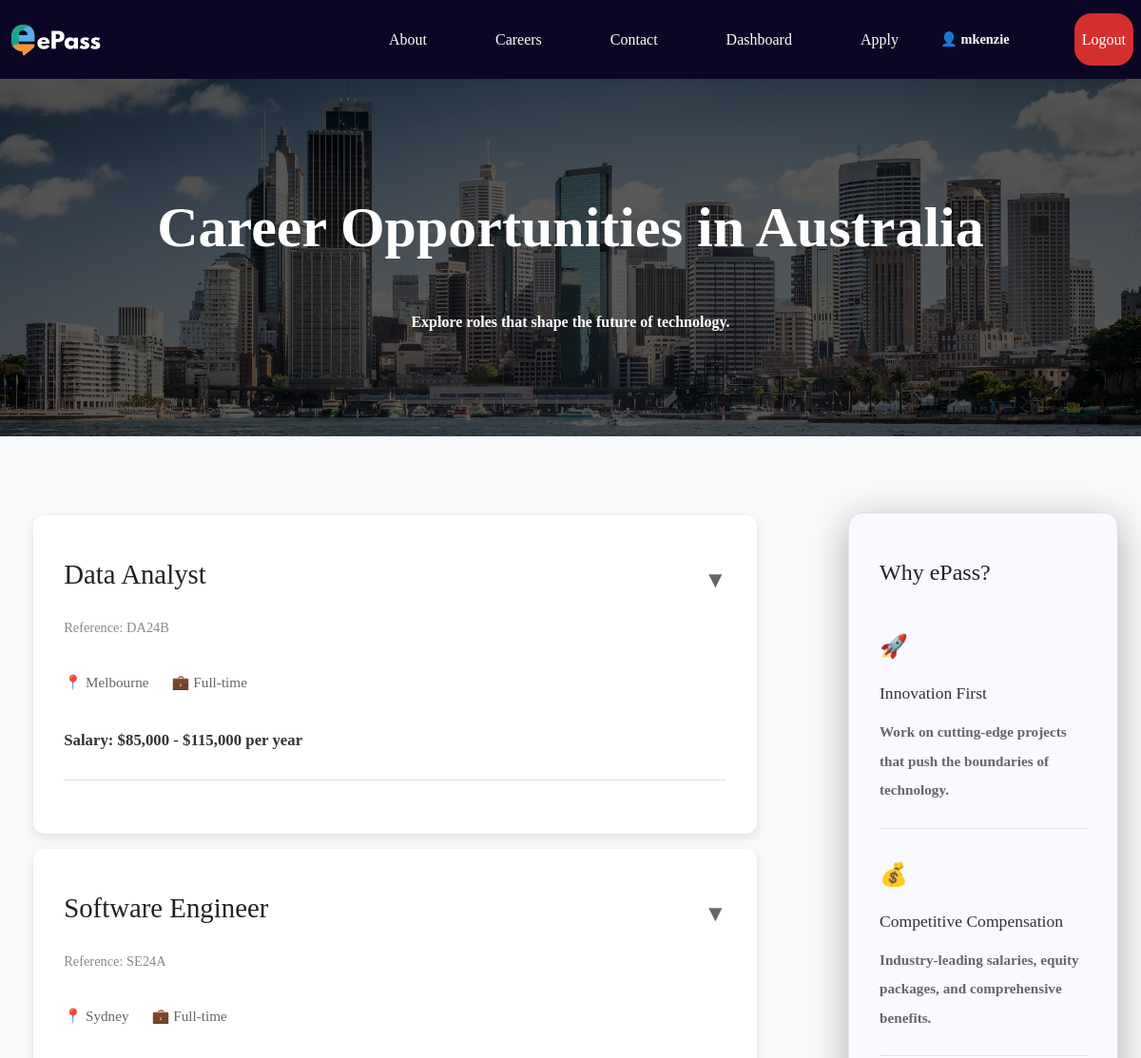
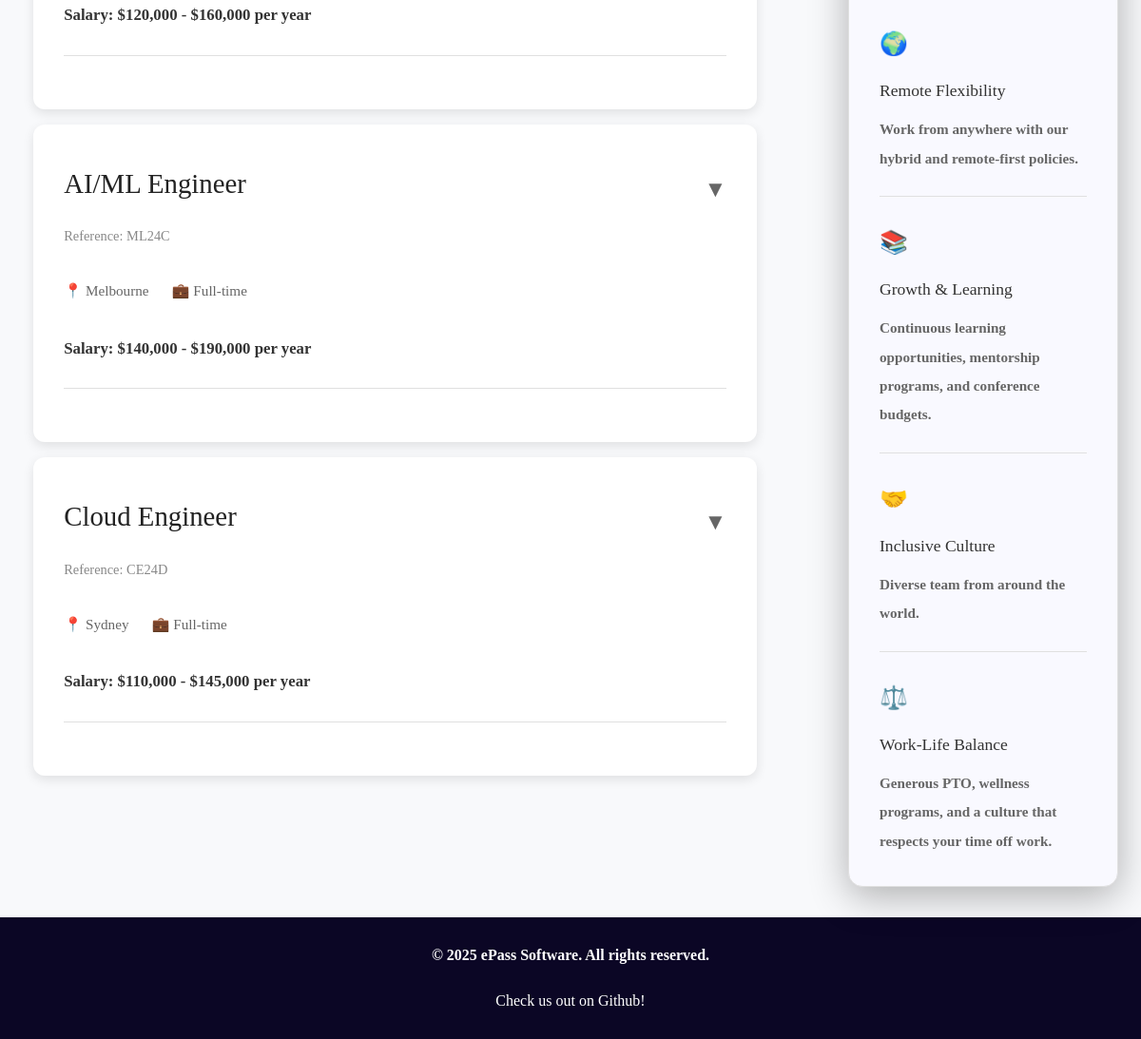
Screenshot of /jobs.php (signed in) with the database file from the repository (2 pictures, top to bottom).
### tables this page shows
CREATE TABLE `jobs` (
  `job_id` int(11) NOT NULL,
  `reference` varchar(20) NOT NULL,
  `title` varchar(100) NOT NULL,
  `location` varchar(50) NOT NULL,
  `employment_type` varchar(50) DEFAULT 'Full-time',
  `salary_min` int(11) NOT NULL,
  `salary_max` int(11) NOT NULL,
  `reports_to` varchar(100) NOT NULL,
  `description` text NOT NULL,
  `created_at` timestamp NOT NULL DEFAULT current_timestamp(),
  `updated_at` timestamp NOT NULL DEFAULT current_timestamp() ON UPDATE current_timestamp()
);

### jobs.php (the view, shortened to what this page needs)
<!DOCTYPE html>
<html lang="en">
<head>
    <?php include 'header.inc'; ?>
    <link rel="stylesheet" href="styles/jobs.css">
</head>
<body>
    <?php include 'nav.inc'; ?>
    <header>
        <h1>Career Opportunities in Australia</h1>
        <p>Explore roles that shape the future of technology.</p>
    </header>
        <br>
    <div class="jobs-container">
        <main>
        <?php
        require_once 'settings.php';
            $sql = "SELECT * FROM jobs ORDER BY job_id";
                    $result = mysqli_query($conn, $sql);
        if ($result && mysqli_num_rows($result) > 0) {
            $jobCounter = 1;
            while ($job = mysqli_fetch_assoc($result)) {
                $salaryFormatted = '$' . number_format($job['salary_min']) . ' - $' .
                                  number_format($job['salary_max']) . ' per year';
                echo '<section id="job-box">';
                echo '<label for="job' . $jobCounter . '" class="job-header">';
                echo '<div class="job-header-content">';
                echo '<h2>' . htmlspecialchars($job['title']) . '</h2>';
                echo '<span class="ref-number">Reference: ' . htmlspecialchars($job['reference']) . '</span>';
                echo '<div class="job-meta">';
                echo '<span>📍 ' . htmlspecialchars($job['location']) . '</span>';
                echo '<span>💼 ' . htmlspecialchars($job['employment_type']) . '</span>';
                echo '</div>';
                echo '<div class="salary">Salary: ' . $salaryFormatted . '</div>';
                echo '</div>';
                echo '<span class="toggle-icon">▼</span>';
                echo '</label>';
                echo '</section>';
                $jobCounter++;
            }
        } else {
            echo '<p class="error">Error loading job listings. Please try again later.</p>';
            if (mysqli_error($conn)) {
                error_log("Database error: " . mysqli_error($conn));
            }
        }
        ?>
        </main>
        <aside class="float-item">
            <h2>Why ePass?</h2>
            <div class="why-item">
                <div class="icon">🚀</div>
                <h3>Innovation First</h3>
                <p>Work on cutting-edge projects that push the boundaries of technology.</p>
            </div>
            <div class="why-item">
                <div class="icon">💰</div>
                <h3>Competitive Compensation</h3>
                <p>Industry-leading salaries, equity packages, and comprehensive benefits.</p>
            </div>
            <div class="why-item">
                <div class="icon">🌍</div>
                <h3>Remote Flexibility</h3>
                <p>Work from anywhere with our hybrid and remote-first policies.</p>
            </div>
            <div class="why-item">
                <div class="icon">📚</div>
                <h3>Growth & Learning</h3>
                <p>Continuous learning opportunities, mentorship programs, and conference budgets.</p>
            </div>
            <div class="why-item">
                <div class="icon">🤝</div>
                <h3>Inclusive Culture</h3>
                <p>Diverse team from around the world.</p>
            </div>
            <div class="why-item">
                <div class="icon">⚖️</div>
                <h3>Work-Life Balance</h3>
                <p>Generous PTO, wellness programs, and a culture that respects your time off work.</p>
            </div>
        </aside>
    </div>
</body>
    <?php include 'footer.inc'; ?>
</html>

### styles/styles.css (style rules this page uses)
* { font-family: 'Gotham'; margin: 0; padding: 0; box-sizing:border-box; }
h1 { font-size: 3rem; font-weight: 600; }
h2 { font-size: 1.5rem; font-weight: 500; line-height: 60px; }
h3 { font-size: 1.5rem; font-weight: 500; }
p { font-family: 'Gotham Thin'; font-weight: 600; }
body { background-color: #f8f9fb; color: #333; line-height: 3; display: flex; flex-direction: column; overflow-x: hidden; margin:0; }

### styles/jobs.css (style rules this page uses)
header { background:url(images/Australia-banner-1.jpg); height: 100vh; text-align: center; padding: 6rem 5% 6rem; background-size: cover; background-position: center; background-repeat: no-repeat; box-shadow: inset 0 0 0 1000px rgba(0, 0, 0, 0.648); color: white; flex: 1; display:flex; flex-direction: column; justify-content: space-between; align-items: center; }
h1 { font-variant:normal; font-size: clamp(2rem, 5vw, 4rem); margin-bottom: 1rem; font-family: 'Gotham'; font-weight: 900; line-height: 1; }
h1 { font: 'Gotham Bold'; line-height: 2; }
.jobs-container { display: flex; gap: 0.5rem; max-width: 1400px; margin: auto; padding: 2rem; align-items: flex-start; }
main { border-radius: 10px; padding: 0.2rem 0.2rem 0.2rem; display: flex; flex-direction: column; gap: 1rem; flex: 0 0 75%; width: 75%; }
#job-box { width: 90%; background: #fff; border-radius: 12px; box-shadow: 0 4px 12px rgba(0,0,0,0.1); }
section { background: #ffffff; border-radius: 15px; padding: 2rem; transition: all 0.3s; box-shadow: 0 2px 8px rgba(0, 0, 0, 0.05); }
.job-header { cursor: pointer; user-select: none; position: relative; }
.toggle-icon { position: absolute; right: 0; top: 0; font-size: 1.5rem; color: #666666; transition: transform 0.3s; }
.job-header-content { margin-bottom: 1.5rem; padding-bottom: 1rem; border-bottom: 1px solid #e0e0e0; }
.job-header-content h2 { font-size: 1.8rem; margin-bottom: 0.3rem; color: #222222; }
.ref-number { color: #888888; font-size: 0.9rem; font-weight: normal; margin-bottom: 0.8rem; display: block; }
.job-meta { display: flex; gap: 1.5rem; flex-wrap: wrap; color: #666666; font-size: 0.95rem; margin-bottom: 0.8rem; }
.salary { color: #333333; font-weight: 600; font-size: 1.05rem; }
aside { border: 1px solid #e0e0e0; border-radius: 15px; box-shadow: 0 2px 8px rgba(0, 0, 0, 0.05); line-height: 2; width: 25%; background-color: #f9f9ff; box-shadow: 0 2px 6px rgba(0,0,0,0.1); margin-right: 10%; }
.float-item { flex: 0 0 25%; max-width: 25%; position: sticky; top: 100px; align-self: flex-start; border-radius: 15px; padding: 2rem; color: white; box-shadow: 0 10px 40px rgba(0, 0, 0, 0.3); margin-right: 10%; }
aside h2 { font-size: 1.5rem; margin-bottom: 1.5rem; color: #222222; }
.why-item { margin-bottom: 1.5rem; padding-bottom: 1.5rem; border-bottom: 1px solid #e0e0e0; }
.why-item:last-child { border-bottom: none; margin-bottom: 0; padding-bottom: 0; }
.why-item h3 { font-size: 1.1rem; margin-bottom: 0.5rem; color: #333333; }
.why-item p { color: #666666; font-size: 0.95rem; }
.icon { font-size: 1.5rem; margin-bottom: 0.5rem; }
@media (max-width: 1200px) { aside { position: static; float:right; } }
@media (max-width: 1200px) { .jobs-container { gap: 0.5rem; } }
@media (max-width: 1200px) { .float-item { margin-right: 10%; } }

### rows the page displays
jobs: title "Data Analyst", reference "DA24B", location "Melbourne", employment_type "Full-time", salaryFormatted "$85,000 - $115,000 per year"
jobs: title "Software Engineer", reference "SE24A", location "Sydney", employment_type "Full-time", salaryFormatted "$120,000 - $160,000 per year"
jobs: title "AI/ML Engineer", reference "ML24C", location "Melbourne", employment_type "Full-time", salaryFormatted "$140,000 - $190,000 per year"
jobs: title "Cloud Engineer", reference "CE24D", location "Sydney", employment_type "Full-time", salaryFormatted "$110,000 - $145,000 per year"

### other values shown
$username "mkenzie"
